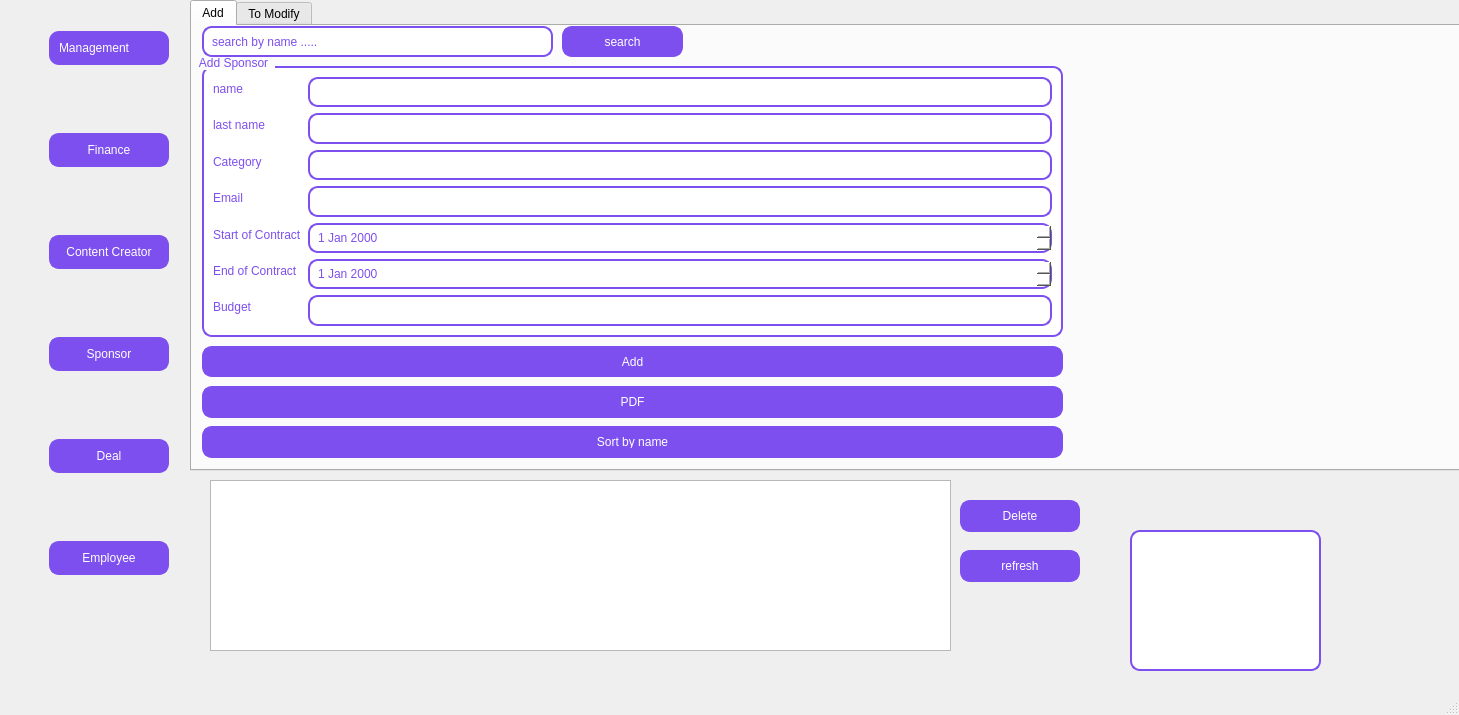
<?xml version="1.0" encoding="UTF-8"?>
<ui version="4.0">
 <class>MainWindow</class>
 <widget class="QMainWindow" name="MainWindow">
  <property name="geometry">
   <rect>
    <x>0</x>
    <y>0</y>
    <width>1459</width>
    <height>715</height>
   </rect>
  </property>
  <property name="windowTitle">
   <string>MainWindow</string>
  </property>
  <widget class="QWidget" name="centralwidget">
   <widget class="QFrame" name="menuFrame">
    <property name="geometry">
     <rect>
      <x>40</x>
      <y>-40</y>
      <width>132</width>
      <height>688</height>
     </rect>
    </property>
    <property name="styleSheet">
     <string notr="true">
     QMainWindow {
         background-color: #FFFFFF;
         border-radius: 10px;
     }
     QMainWindow[darkTheme=&quot;true&quot;] {
         background-color: #000000;
     }
     QGroupBox {
         background-color: #FFFFFF;
         border: 2px solid #7D4FEE;
         border-radius: 10px;
         font: bold 14pt &quot;Arial&quot;;
         color: #7D4FEE;
         margin: 10px;
     }
     QGroupBox[darkTheme=&quot;true&quot;] {
         background-color: #000000;
         border: 2px solid #7D4FEE;
         color: #7D4FEE;
     }
     QGroupBox::title {
         color: #7D4FEE;
         padding: 0 5px;
         subcontrol-origin: margin;
         subcontrol-position: top left;
     }
     QPushButton {
         background-color: #7D4FEE;
         color: #FFFFFF;
         border-radius: 10px;
         padding: 8px;
         min-width: 100px;
         font: 10pt &quot;Arial&quot;;
         border: 2px solid #7D4FEE;
     }
     QPushButton:hover {
         background-color: #FFFFFF;
         color: #7D4FEE;
         border: 2px solid #7D4FEE;
     }
     QLineEdit, QComboBox, QSpinBox, QDateEdit {
         background-color: #FFFFFF;
         border: 2px solid #7D4FEE;
         border-radius: 10px;
         padding: 6px;
         font: 10pt &quot;Arial&quot;;
         color: #7D4FEE;
     }
     QLineEdit[darkTheme=&quot;true&quot;], QComboBox[darkTheme=&quot;true&quot;], QSpinBox[darkTheme=&quot;true&quot;], QDateEdit[darkTheme=&quot;true&quot;] {
         background-color: #000000;
         border: 2px solid #7D4FEE;
         color: #7D4FEE;
     }
     QTableWidget {
         background-color: #FFFFFF;
         border: 2px solid #7D4FEE;
         border-radius: 10px;
         gridline-color: #7D4FEE;
         font: 10pt &quot;Arial&quot;;
         color: #7D4FEE;
     }
     QTableWidget[darkTheme=&quot;true&quot;] {
         background-color: #1A1A1A;
         border: 2px solid #7D4FEE;
         color: #7D4FEE;
     }
     QTableWidget::item:selected {
         background-color: #7D4FEE;
         color: #FFFFFF;
     }
     QLabel {
         color: #7D4FEE;
         font: 10pt &quot;Arial&quot;;
     }
     QLabel[darkTheme=&quot;true&quot;] {
         color: #7D4FEE;
     }
     QWidget#sidebar {
         background-color: #7D4FEE;
         border-radius: 10px 0 0 10px;
     }
     QPushButton#sidebarButton {
         background-color: #7D4FEE;
         color: #FFFFFF;
         border: none;
         border-radius: 10px;
         padding: 10px;
         font: 10pt &quot;Arial&quot;;
         width: 100%;
         text-align: left;
     }
     QPushButton#sidebarButton:hover {
         background-color: #FFFFFF;
         color: #7D4FEE;
         border: 2px solid #7D4FEE;
     }
   </string>
    </property>
    <layout class="QVBoxLayout" name="menuLayout">
     <item>
      <widget class="QPushButton" name="sidebarButton">
       <property name="text">
        <string>Management</string>
       </property>
      </widget>
     </item>
     <item>
      <widget class="QPushButton" name="sidebarButton_2">
       <property name="text">
        <string>Finance</string>
       </property>
      </widget>
     </item>
     <item>
      <widget class="QPushButton" name="sidebarButton_3">
       <property name="text">
        <string>Content Creator</string>
       </property>
      </widget>
     </item>
     <item>
      <widget class="QPushButton" name="sidebarButton_4">
       <property name="text">
        <string>Sponsor</string>
       </property>
      </widget>
     </item>
     <item>
      <widget class="QPushButton" name="sidebarButton_5">
       <property name="text">
        <string>Deal</string>
       </property>
      </widget>
     </item>
     <item>
      <widget class="QPushButton" name="sidebarButton_6">
       <property name="text">
        <string>Employee</string>
       </property>
      </widget>
     </item>
    </layout>
   </widget>
   <widget class="QStackedWidget" name="stackedWidget">
    <property name="geometry">
     <rect>
      <x>190</x>
      <y>-30</y>
      <width>1281</width>
      <height>801</height>
     </rect>
    </property>
    <property name="styleSheet">
     <string notr="true">
     QMainWindow {
         background-color: #FFFFFF;
         border-radius: 10px;
     }
     QMainWindow[darkTheme=&quot;true&quot;] {
         background-color: #000000;
     }
     QGroupBox {
         background-color: #FFFFFF;
         border: 2px solid #7D4FEE;
         border-radius: 10px;
         font: bold 14pt &quot;Arial&quot;;
         color: #7D4FEE;
         margin: 10px;
     }
     QGroupBox[darkTheme=&quot;true&quot;] {
         background-color: #000000;
         border: 2px solid #7D4FEE;
         color: #7D4FEE;
     }
     QGroupBox::title {
         color: #7D4FEE;
         padding: 0 5px;
         subcontrol-origin: margin;
         subcontrol-position: top left;
     }
     QPushButton {
         background-color: #7D4FEE;
         color: #FFFFFF;
         border-radius: 10px;
         padding: 8px;
         min-width: 100px;
         font: 10pt &quot;Arial&quot;;
         border: 2px solid #7D4FEE;
     }
     QPushButton:hover {
         background-color: #FFFFFF;
         color: #7D4FEE;
         border: 2px solid #7D4FEE;
     }
     QLineEdit, QComboBox, QSpinBox, QDateEdit {
         background-color: #FFFFFF;
         border: 2px solid #7D4FEE;
         border-radius: 10px;
         padding: 6px;
         font: 10pt &quot;Arial&quot;;
         color: #7D4FEE;
     }
     QLineEdit[darkTheme=&quot;true&quot;], QComboBox[darkTheme=&quot;true&quot;], QSpinBox[darkTheme=&quot;true&quot;], QDateEdit[darkTheme=&quot;true&quot;] {
         background-color: #000000;
         border: 2px solid #7D4FEE;
         color: #7D4FEE;
     }
     QTableWidget {
         background-color: #FFFFFF;
         border: 2px solid #7D4FEE;
         border-radius: 10px;
         gridline-color: #7D4FEE;
         font: 10pt &quot;Arial&quot;;
         color: #7D4FEE;
     }
     QTableWidget[darkTheme=&quot;true&quot;] {
         background-color: #1A1A1A;
         border: 2px solid #7D4FEE;
         color: #7D4FEE;
     }
     QTableWidget::item:selected {
         background-color: #7D4FEE;
         color: #FFFFFF;
     }
     QLabel {
         color: #7D4FEE;
         font: 10pt &quot;Arial&quot;;
     }
     QLabel[darkTheme=&quot;true&quot;] {
         color: #7D4FEE;
     }
     QWidget#sidebar {
         background-color: #7D4FEE;
         border-radius: 10px 0 0 10px;
     }
     QPushButton#sidebarButton {
         background-color: #7D4FEE;
         color: #FFFFFF;
         border: none;
         border-radius: 10px;
         padding: 10px;
         font: 10pt &quot;Arial&quot;;
         width: 100%;
         text-align: left;
     }
     QPushButton#sidebarButton:hover {
         background-color: #FFFFFF;
         color: #7D4FEE;
         border: 2px solid #7D4FEE;
     }
   </string>
    </property>
    <property name="currentIndex">
     <number>3</number>
    </property>
    <widget class="QWidget" name="managementPage">
     <layout class="QVBoxLayout" name="managementLayout">
      <item>
       <widget class="QLabel" name="managementLabel">
        <property name="text">
         <string>Management Page</string>
        </property>
        <property name="alignment">
         <set>Qt::AlignmentFlag::AlignCenter</set>
        </property>
       </widget>
      </item>
     </layout>
    </widget>
    <widget class="QWidget" name="financePage">
     <layout class="QHBoxLayout" name="financeLayout">
      <item>
       <layout class="QVBoxLayout" name="leftLayout">
        <item>
         <layout class="QHBoxLayout" name="topBar">
          <item>
           <widget class="QLineEdit" name="searchBox">
            <property name="placeholderText">
             <string>Search...</string>
            </property>
           </widget>
          </item>
          <item>
           <widget class="QPushButton" name="btnSearchById">
            <property name="text">
             <string>Search</string>
            </property>
           </widget>
          </item>
          <item>
           <widget class="QPushButton" name="btnDarkTheme">
            <property name="text">
             <string>Dark Theme</string>
            </property>
           </widget>
          </item>
          <item>
           <widget class="QPushButton" name="btnSortByMontant">
            <property name="text">
             <string>Sort by Amount</string>
            </property>
           </widget>
          </item>
          <item>
           <widget class="QPushButton" name="btnExportCSV">
            <property name="text">
             <string>Export to CSV</string>
            </property>
           </widget>
          </item>
         </layout>
        </item>
        <item>
         <widget class="QGroupBox" name="formBox">
          <property name="title">
           <string>Manage Invoices</string>
          </property>
          <layout class="QFormLayout" name="formLayout">
           <item row="0" column="0">
            <widget class="QLabel" name="labelId">
             <property name="text">
              <string>Invoice ID:</string>
             </property>
            </widget>
           </item>
           <item row="0" column="1">
            <widget class="QLineEdit" name="lineId"/>
           </item>
           <item row="1" column="0">
            <widget class="QLabel" name="labelMontant">
             <property name="text">
              <string>Amount:</string>
             </property>
            </widget>
           </item>
           <item row="1" column="1">
            <widget class="QLineEdit" name="lineMontant"/>
           </item>
           <item row="2" column="0">
            <widget class="QLabel" name="labelDateEmission">
             <property name="text">
              <string>Issue Date:</string>
             </property>
            </widget>
           </item>
           <item row="2" column="1">
            <widget class="QDateEdit" name="dateEmission"/>
           </item>
           <item row="3" column="0">
            <widget class="QLabel" name="labelDateEcheance">
             <property name="text">
              <string>Due Date:</string>
             </property>
            </widget>
           </item>
           <item row="3" column="1">
            <widget class="QDateEdit" name="dateEcheance"/>
           </item>
           <item row="4" column="0">
            <widget class="QLabel" name="labelStatut">
             <property name="text">
              <string>Status:</string>
             </property>
            </widget>
           </item>
           <item row="4" column="1">
            <widget class="QComboBox" name="comboStatut">
             <item>
              <property name="text">
               <string>Paid</string>
              </property>
             </item>
             <item>
              <property name="text">
               <string>Pending</string>
              </property>
             </item>
             <item>
              <property name="text">
               <string>Cancelled</string>
              </property>
             </item>
            </widget>
           </item>
          </layout>
         </widget>
        </item>
        <item>
         <layout class="QHBoxLayout" name="actionLayout">
          <item>
           <widget class="QPushButton" name="btnAdd">
            <property name="text">
             <string>Add</string>
            </property>
           </widget>
          </item>
          <item>
           <widget class="QPushButton" name="btnEdit">
            <property name="text">
             <string>Edit</string>
            </property>
           </widget>
          </item>
          <item>
           <widget class="QPushButton" name="btnDelete">
            <property name="text">
             <string>Delete</string>
            </property>
           </widget>
          </item>
          <item>
           <widget class="QPushButton" name="btnClear">
            <property name="text">
             <string>Clear Form</string>
            </property>
           </widget>
          </item>
         </layout>
        </item>
        <item>
         <widget class="QTableWidget" name="tableFactures">
          <column>
           <property name="text">
            <string>Invoice ID</string>
           </property>
          </column>
          <column>
           <property name="text">
            <string>Amount</string>
           </property>
          </column>
          <column>
           <property name="text">
            <string>Issue Date</string>
           </property>
          </column>
          <column>
           <property name="text">
            <string>Due Date</string>
           </property>
          </column>
          <column>
           <property name="text">
            <string>Status</string>
           </property>
          </column>
         </widget>
        </item>
       </layout>
      </item>
      <item>
       <widget class="QGroupBox" name="statsBox">
        <property name="title">
         <string>Financial Statistics</string>
        </property>
        <layout class="QVBoxLayout" name="statsLayout">
         <item>
          <widget class="QTableWidget" name="tableStats">
           <column>
            <property name="text">
             <string>Metric</string>
            </property>
           </column>
           <column>
            <property name="text">
             <string>Value</string>
            </property>
           </column>
          </widget>
         </item>
        </layout>
       </widget>
      </item>
     </layout>
    </widget>
    <widget class="QWidget" name="contentCreatorPage">
     <layout class="QVBoxLayout" name="contentCreatorLayout">
      <item>
       <widget class="QLabel" name="labelContent">
        <property name="text">
         <string>Content Creator Page</string>
        </property>
        <property name="alignment">
         <set>Qt::AlignmentFlag::AlignCenter</set>
        </property>
       </widget>
      </item>
     </layout>
    </widget>
    <widget class="QWidget" name="sponsorPage">
     <widget class="QTabWidget" name="sponsorTabWidget_3">
      <property name="geometry">
       <rect>
        <x>0</x>
        <y>30</y>
        <width>1451</width>
        <height>471</height>
       </rect>
      </property>
      <property name="currentIndex">
       <number>0</number>
      </property>
      <widget class="QWidget" name="tabAdd_4">
       <attribute name="title">
        <string>Add</string>
       </attribute>
       <widget class="QGroupBox" name="formBoxAdd_3">
        <property name="geometry">
         <rect>
          <x>0</x>
          <y>30</y>
          <width>881</width>
          <height>291</height>
         </rect>
        </property>
        <property name="title">
         <string>Add Sponsor</string>
        </property>
        <layout class="QFormLayout" name="formLayoutAdd_3">
         <item row="1" column="0">
          <widget class="QLabel" name="label_64">
           <property name="text">
            <string>last name</string>
           </property>
          </widget>
         </item>
         <item row="1" column="1">
          <widget class="QLineEdit" name="prenom"/>
         </item>
         <item row="2" column="0">
          <widget class="QLabel" name="label_65">
           <property name="text">
            <string>Category</string>
           </property>
          </widget>
         </item>
         <item row="2" column="1">
          <widget class="QLineEdit" name="categorie"/>
         </item>
         <item row="3" column="0">
          <widget class="QLabel" name="label_66">
           <property name="text">
            <string>Email</string>
           </property>
          </widget>
         </item>
         <item row="3" column="1">
          <widget class="QLineEdit" name="email"/>
         </item>
         <item row="4" column="0">
          <widget class="QLabel" name="label_67">
           <property name="text">
            <string>Start of Contract</string>
           </property>
          </widget>
         </item>
         <item row="4" column="1">
          <widget class="QDateEdit" name="debut"/>
         </item>
         <item row="5" column="0">
          <widget class="QLabel" name="label_68">
           <property name="text">
            <string>End of Contract</string>
           </property>
          </widget>
         </item>
         <item row="5" column="1">
          <widget class="QDateEdit" name="fin"/>
         </item>
         <item row="6" column="0">
          <widget class="QLabel" name="label_69">
           <property name="text">
            <string>Budget</string>
           </property>
          </widget>
         </item>
         <item row="6" column="1">
          <widget class="QLineEdit" name="budget"/>
         </item>
         <item row="0" column="1">
          <widget class="QLineEdit" name="nom"/>
         </item>
         <item row="0" column="0">
          <widget class="QLabel" name="label_63">
           <property name="text">
            <string>name</string>
           </property>
          </widget>
         </item>
        </layout>
       </widget>
       <widget class="QPushButton" name="pushButton_23">
        <property name="geometry">
         <rect>
          <x>10</x>
          <y>320</y>
          <width>861</width>
          <height>31</height>
         </rect>
        </property>
        <property name="text">
         <string>Add</string>
        </property>
       </widget>
       <widget class="QPushButton" name="pushButton_35">
        <property name="geometry">
         <rect>
          <x>10</x>
          <y>360</y>
          <width>861</width>
          <height>32</height>
         </rect>
        </property>
        <property name="text">
         <string>PDF</string>
        </property>
       </widget>
       <widget class="QPushButton" name="pushButton_37">
        <property name="geometry">
         <rect>
          <x>10</x>
          <y>400</y>
          <width>861</width>
          <height>32</height>
         </rect>
        </property>
        <property name="text">
         <string>Sort by name</string>
        </property>
       </widget>
       <widget class="QLineEdit" name="searchEdit_7">
        <property name="geometry">
         <rect>
          <x>10</x>
          <y>0</y>
          <width>351</width>
          <height>31</height>
         </rect>
        </property>
        <property name="text">
         <string>search by name .....</string>
        </property>
        <property name="placeholderText">
         <string>Search by name or platform</string>
        </property>
       </widget>
       <widget class="QPushButton" name="pushButton_24">
        <property name="geometry">
         <rect>
          <x>370</x>
          <y>0</y>
          <width>121</width>
          <height>31</height>
         </rect>
        </property>
        <property name="text">
         <string>search</string>
        </property>
       </widget>
      </widget>
      <widget class="QWidget" name="tabModify_4">
       <attribute name="title">
        <string>To Modify</string>
       </attribute>
       <widget class="QGroupBox" name="formBoxModify_5">
        <property name="geometry">
         <rect>
          <x>0</x>
          <y>30</y>
          <width>871</width>
          <height>301</height>
         </rect>
        </property>
        <property name="title">
         <string>Modify Sponsor</string>
        </property>
        <layout class="QFormLayout" name="formLayoutModify_4">
         <item row="0" column="0">
          <widget class="QLabel" name="label_71">
           <property name="text">
            <string>ID</string>
           </property>
          </widget>
         </item>
         <item row="0" column="1">
          <widget class="QLineEdit" name="ids"/>
         </item>
         <item row="1" column="1">
          <widget class="QLineEdit" name="nom2"/>
         </item>
         <item row="3" column="0">
          <widget class="QLabel" name="label_73">
           <property name="text">
            <string>Category</string>
           </property>
          </widget>
         </item>
         <item row="3" column="1">
          <widget class="QLineEdit" name="categorie2"/>
         </item>
         <item row="4" column="0">
          <widget class="QLabel" name="label_74">
           <property name="text">
            <string>Email</string>
           </property>
          </widget>
         </item>
         <item row="4" column="1">
          <widget class="QLineEdit" name="email2"/>
         </item>
         <item row="5" column="0">
          <widget class="QLabel" name="label_75">
           <property name="text">
            <string>Start of Contract</string>
           </property>
          </widget>
         </item>
         <item row="5" column="1">
          <widget class="QDateEdit" name="debut2"/>
         </item>
         <item row="6" column="0">
          <widget class="QLabel" name="label_76">
           <property name="text">
            <string>End of Contract</string>
           </property>
          </widget>
         </item>
         <item row="6" column="1">
          <widget class="QDateEdit" name="fin2"/>
         </item>
         <item row="7" column="0">
          <widget class="QLabel" name="label_77">
           <property name="text">
            <string>Budget</string>
           </property>
          </widget>
         </item>
         <item row="7" column="1">
          <widget class="QLineEdit" name="budget2"/>
         </item>
         <item row="2" column="1">
          <widget class="QLineEdit" name="prenom2"/>
         </item>
         <item row="2" column="0">
          <widget class="QLabel" name="label_72">
           <property name="text">
            <string>last name</string>
           </property>
          </widget>
         </item>
         <item row="1" column="0">
          <widget class="QLabel" name="label_79">
           <property name="text">
            <string>name</string>
           </property>
          </widget>
         </item>
        </layout>
       </widget>
       <widget class="QPushButton" name="pushButton_27">
        <property name="geometry">
         <rect>
          <x>6</x>
          <y>565</y>
          <width>120</width>
          <height>32</height>
         </rect>
        </property>
        <property name="text">
         <string>Delete</string>
        </property>
       </widget>
       <widget class="QPushButton" name="pushButton_28">
        <property name="geometry">
         <rect>
          <x>6</x>
          <y>601</y>
          <width>120</width>
          <height>32</height>
         </rect>
        </property>
        <property name="text">
         <string>Sort by name</string>
        </property>
       </widget>
       <widget class="QPushButton" name="pushButton_38">
        <property name="geometry">
         <rect>
          <x>10</x>
          <y>330</y>
          <width>841</width>
          <height>31</height>
         </rect>
        </property>
        <property name="text">
         <string>to modify</string>
        </property>
       </widget>
       <widget class="QPushButton" name="pushButton_39">
        <property name="geometry">
         <rect>
          <x>10</x>
          <y>370</y>
          <width>841</width>
          <height>32</height>
         </rect>
        </property>
        <property name="text">
         <string>PDF</string>
        </property>
       </widget>
       <widget class="QPushButton" name="pushButton_41">
        <property name="geometry">
         <rect>
          <x>10</x>
          <y>410</y>
          <width>841</width>
          <height>32</height>
         </rect>
        </property>
        <property name="text">
         <string>Sort by name</string>
        </property>
       </widget>
       <widget class="QLabel" name="label_78">
        <property name="geometry">
         <rect>
          <x>650</x>
          <y>370</y>
          <width>37</width>
          <height>12</height>
         </rect>
        </property>
        <property name="text">
         <string/>
        </property>
       </widget>
       <widget class="QLineEdit" name="searchEdit_8">
        <property name="geometry">
         <rect>
          <x>10</x>
          <y>0</y>
          <width>351</width>
          <height>31</height>
         </rect>
        </property>
        <property name="text">
         <string>search by name .....</string>
        </property>
        <property name="placeholderText">
         <string>Search by name or platform</string>
        </property>
       </widget>
       <widget class="QPushButton" name="pushButton_42">
        <property name="geometry">
         <rect>
          <x>370</x>
          <y>0</y>
          <width>121</width>
          <height>31</height>
         </rect>
        </property>
        <property name="text">
         <string>search</string>
        </property>
       </widget>
      </widget>
     </widget>
     <widget class="QTableView" name="tableView">
      <property name="geometry">
       <rect>
        <x>20</x>
        <y>510</y>
        <width>741</width>
        <height>171</height>
       </rect>
      </property>
     </widget>
     <widget class="QPushButton" name="pushButton_40">
      <property name="geometry">
       <rect>
        <x>770</x>
        <y>530</y>
        <width>120</width>
        <height>32</height>
       </rect>
      </property>
      <property name="text">
       <string>Delete</string>
      </property>
     </widget>
     <widget class="QPushButton" name="refreshbtn">
      <property name="geometry">
       <rect>
        <x>770</x>
        <y>580</y>
        <width>120</width>
        <height>32</height>
       </rect>
      </property>
      <property name="text">
       <string>refresh</string>
      </property>
     </widget>
     <widget class="QTableWidget" name="sponsorTable_9">
      <property name="geometry">
       <rect>
        <x>940</x>
        <y>560</y>
        <width>191</width>
        <height>141</height>
       </rect>
      </property>
      <property name="sizePolicy">
       <sizepolicy hsizetype="Expanding" vsizetype="Expanding">
        <horstretch>0</horstretch>
        <verstretch>0</verstretch>
       </sizepolicy>
      </property>
     </widget>
    </widget>
    <widget class="QWidget" name="employeePage">
     <layout class="QVBoxLayout" name="employeeLayout">
      <item>
       <widget class="QLabel" name="employeeLabel">
        <property name="text">
         <string>Employee Page</string>
        </property>
        <property name="alignment">
         <set>Qt::AlignmentFlag::AlignCenter</set>
        </property>
       </widget>
      </item>
     </layout>
    </widget>
   </widget>
  </widget>
  <widget class="QMenuBar" name="menubar">
   <property name="geometry">
    <rect>
     <x>0</x>
     <y>0</y>
     <width>1459</width>
     <height>17</height>
    </rect>
   </property>
  </widget>
  <widget class="QStatusBar" name="statusbar"/>
 </widget>
 <resources/>
 <connections/>
</ui>
